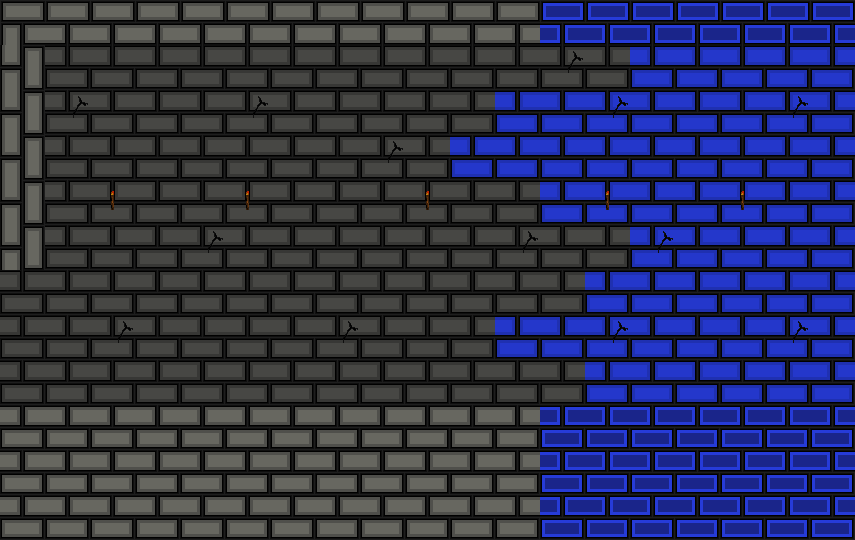

This is a level from a 2D game, rendered from its Tiled map with the project's own tilesets. A one-line summary and the complete map file follow:
An orthogonal 19x12 tile map with 45x45 px tiles, 1 tile layer (briques), 3 tilesets.

<map version="1.5" tiledversion="1.7.2" orientation="orthogonal" renderorder="right-down" width="19" height="12" tilewidth="45" tileheight="45" infinite="0" nextlayerid="2" nextobjectid="1">
 <tileset firstgid="1" name="briques sol" tilewidth="45" tileheight="45" tilecount="42" columns="6">
  <image source="briques sol.png" width="270" height="315" />
 </tileset>
 <tileset firstgid="43" name="brique v finale" tilewidth="45" tileheight="45" tilecount="16" columns="4">
  <image source="briques_fond.png" width="180" height="180" />
 </tileset>
 <tileset firstgid="59" name="New Piskel" tilewidth="45" tileheight="45" tilecount="16" columns="4">
  <image source="decor.png" width="180" height="180" />
 </tileset>
 <layer id="1" name="briques" width="19" height="12">
  <data encoding="csv">
15,11,11,11,11,11,11,11,11,11,11,11,19,19,19,19,19,19,19,
10,46,46,46,46,46,46,46,46,46,46,46,47,46,49,49,49,49,49,
10,47,46,46,46,47,46,46,46,46,46,49,49,50,49,49,49,50,49,
10,46,46,46,46,46,46,46,47,46,49,49,49,49,49,49,49,49,49,
10,46,48,46,46,48,46,46,46,48,46,46,49,51,49,49,51,49,49,
10,46,46,46,47,46,46,46,46,46,46,47,46,46,50,49,49,49,49,
46,46,46,46,46,46,46,46,46,46,46,46,46,49,49,49,49,49,49,
46,46,47,46,46,46,46,47,46,46,46,49,49,50,49,49,49,50,49,
46,46,46,46,46,46,46,46,46,46,46,46,46,49,49,49,49,49,49,
9,9,9,9,9,9,9,9,9,9,9,9,17,17,17,17,17,17,17,
9,9,9,9,9,9,9,9,9,9,9,9,17,17,17,17,17,17,17,
9,9,9,9,9,9,9,9,9,9,9,9,17,17,17,17,17,17,17
</data>
 </layer>
</map>
